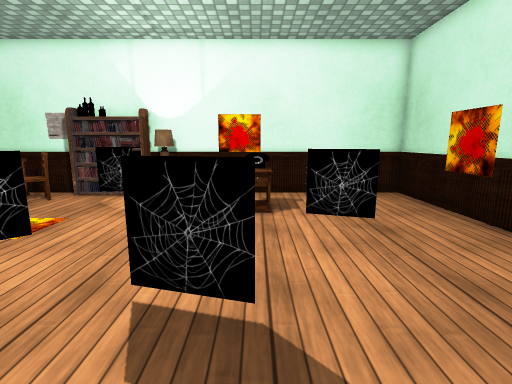
view 1 (above)

13 first-person views from a walk through a 3-D level made in the Unity game engine. The camera is 1.2 m above the floor, tilts 10° down and sees 85° across. The floor is counted in squares, 0.5 m on a side. Each view is taken from the middle of a square. On the plan, view 1 faces up. The plan holds only what a view shows up to about 18 squares ahead; the rest is blank. The place goes on beyond the plan. The player is left out. Some animated figures are left out. Some surface patterns are stand-ins.

view 2
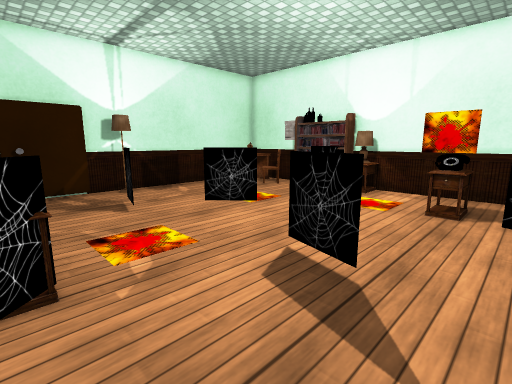

view 3
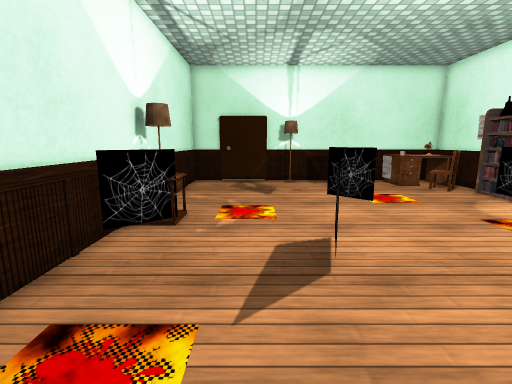

view 4
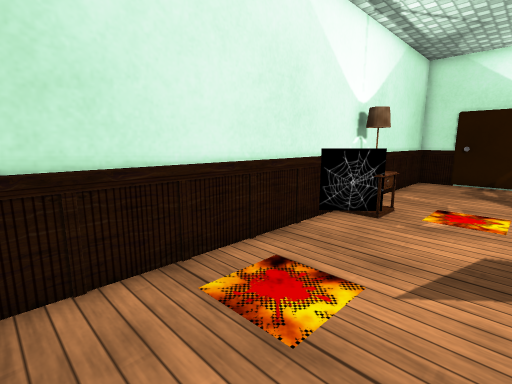

view 5
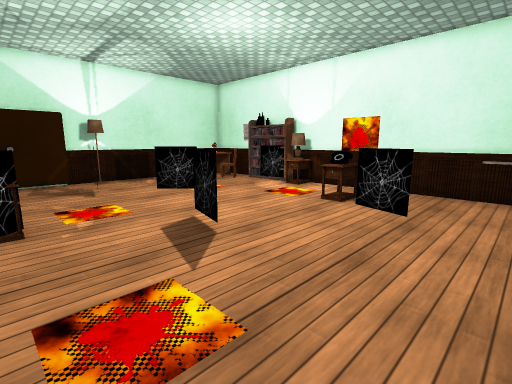

view 6
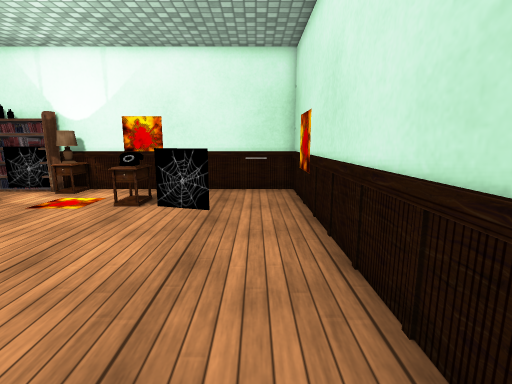

view 7
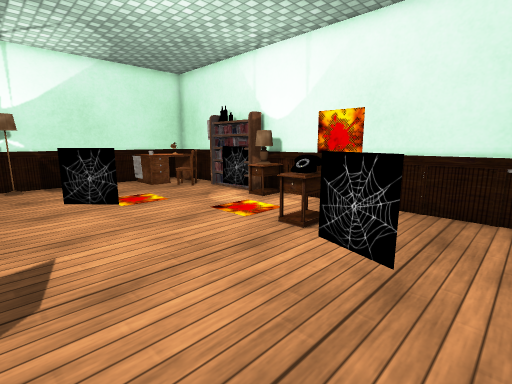

view 8
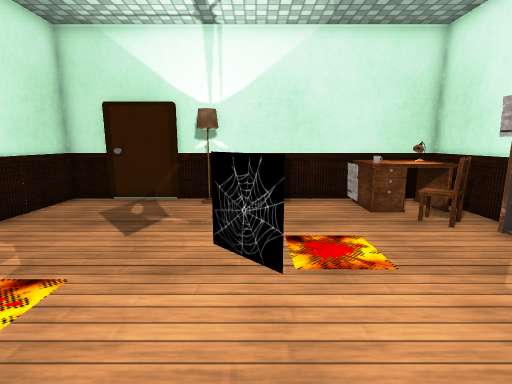

view 9
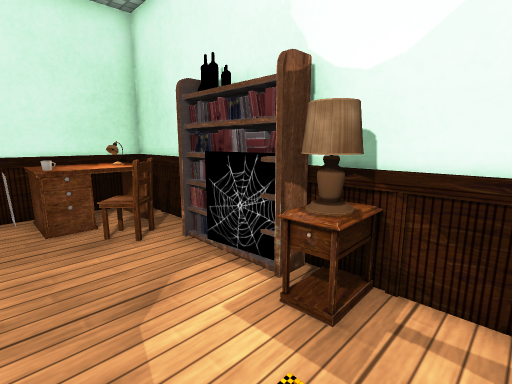

view 10
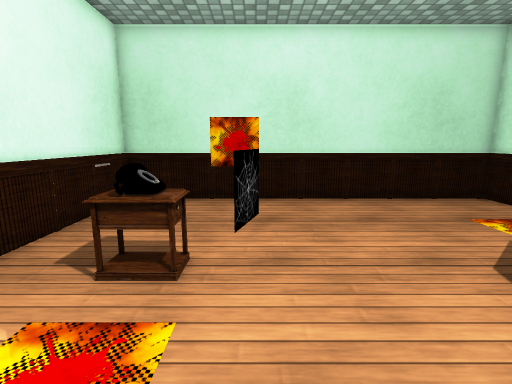

view 11
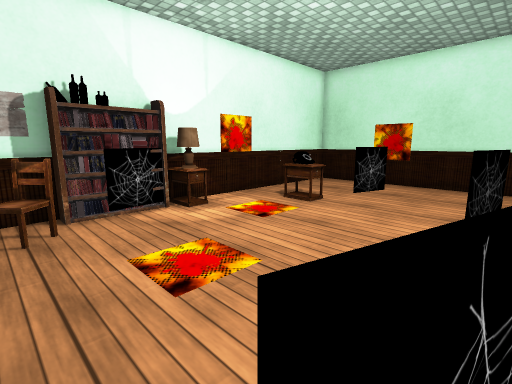

view 12
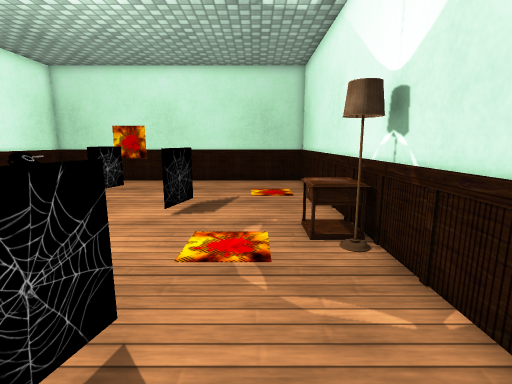

view 13
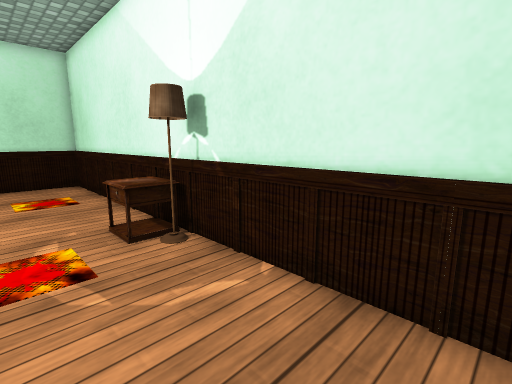

### Floor plan
Key: @ floor where view 1 was taken; # wall or solid block; . floor; = window, fence, low wall or low ledge; E desk; B bookshelf; L lamp; C chair; T table; O other object.
Columns run from 13 left of view 1 to 7 right of it. Each row starts with its distance up from view 1.
 14 ######  #############
 13 #EE#=BBBTL==========#
 12 #EEEC...TL..........#
 11 #EEE.........TT.....#
 10 #EO..........OT.....#
  9 #.O..........T......#
  8 #..............==...#
  7 #...................#
  6 #. ....=............#
  5 # ..................#
  4 #L..........=.......#
  3 #...=#..............#
  2 #...................#
  1 #...................#
  0 #........OO..@......#
 -1 #.......LLO.........#
 -2 #####################

Where each view was taken, in squares from view 1:
view 1: 0 up, 0 right, facing up
view 2: 1 down, 2 right, facing up-left
view 3: 2 up, 5 right, facing left
view 4: 3 up, 6 right, facing down-left
view 5: 1 down, 6 right, facing up-left
view 6: 1 down, 5 right, facing up
view 7: 3 up, 5 right, facing up-left
view 8: 6 up, 1 left, facing left
view 9: 9 up, 2 left, facing up-left
view 10: 8 up, 5 left, facing right
view 11: 3 up, 10 left, facing up-right
view 12: 1 up, 11 left, facing right
view 13: 2 up, 11 left, facing down-right
